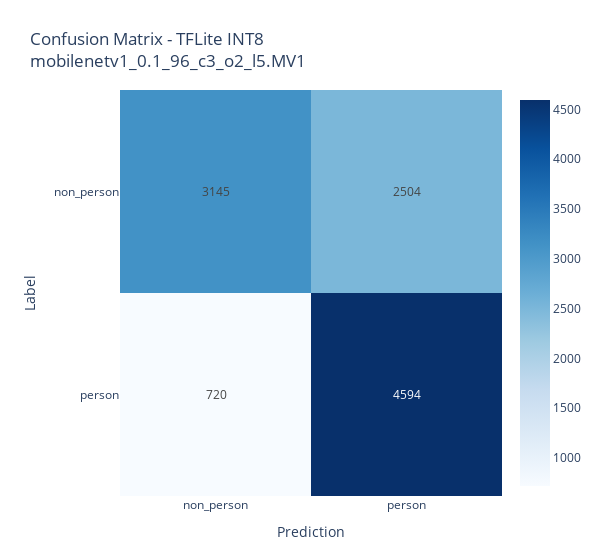

The cell this chart's notebook holds for it:
### Code cell
confusion_mtx_tflite_INT8 = tf.math.confusion_matrix(y_trues_tflite_INT8, predictions_tflite_INT8, num_classes=classes)
confusion_mtx_tflite_INT8

confusion_matrix_tflite_INT8 = plotly_confusion_matrix(confusion_mtx_tflite_INT8, title="TFLite INT8")

### Figure 1 — Plotly figure (JSON) as saved in the notebook; plotly's stock layout.template omitted (floating-point values rounded to 4 significant figures)
{"data": [{"colorscale": [[0, "rgb(247,251,255)"], [0.125, "rgb(222,235,247)"], [0.25, "rgb(198,219,239)"], [0.375, "rgb(158,202,225)"], [0.5, "rgb(107,174,214)"], [0.625, "rgb(66,146,198)"], [0.75, "rgb(33,113,181)"], [0.875, "rgb(8,81,156)"], [1, "rgb(8,48,107)"]], "hoverongaps": false, "text": [[3145, 2504], [720, 4594]], "texttemplate": "%{text}", "type": "heatmap", "x": ["non_person", "person"], "y": ["non_person", "person"], "z": [[3145, 2504], [720, 4594]]}], "layout": {"height": 550, "margin": {"b": 20, "l": 120, "r": 20, "t": 90}, "title": {"text": "Confusion Matrix - TFLite INT8<br>mobilenetv1_0.1_96_c3_o2_l5.MV1"}, "width": 600, "xaxis": {"title": {"text": "Prediction"}}, "yaxis": {"autorange": "reversed", "title": {"text": "Label"}}}}
